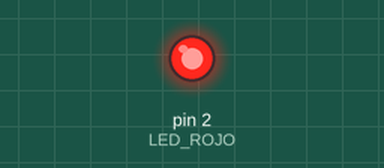
Recording of a sketch running on a simulated Arduino Uno, built with avr-gcc and run on an emulated ATmega328P. Parts: output pins drawn as LEDs (lit = HIGH).

Above: at 1.5 s.
At 3.5 s:
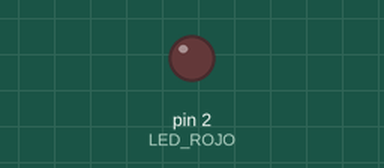
Timing chart, 0 to 5.2 s (numbered marks = the images above):
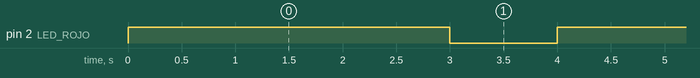

Measured:
- by itself, pin 2 (LED_ROJO): alternates HIGH for 3.0 s and LOW for 1.0 s

The sketch:

LED_ROJO.ino
```cpp
#define LED_ROJO 2


void setup()
{
  pinMode(LED_ROJO,OUTPUT);


}

void loop()
{
  digitalWrite(LED_ROJO,HIGH);
  delay(3000);
  digitalWrite(LED_ROJO,LOW);
  delay(1000);


}
```
